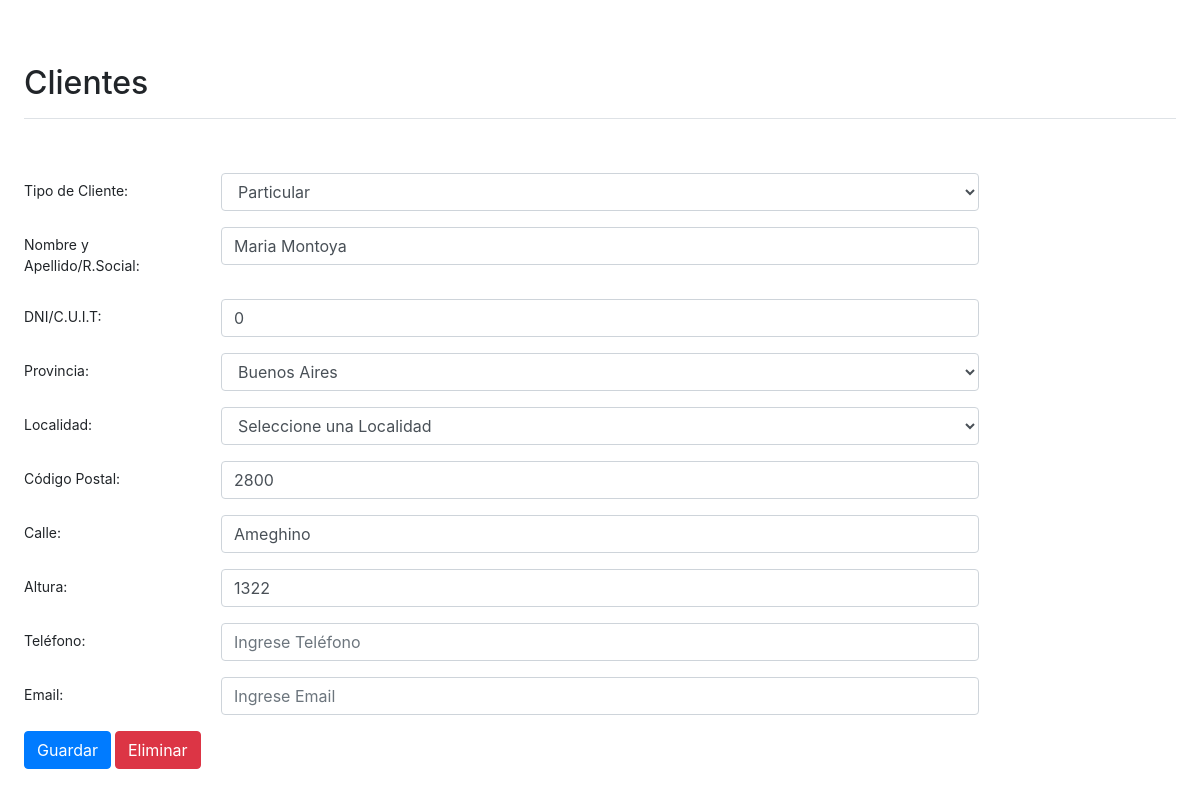
Screenshot of /vista/formulario_clientes.php?id=19 (signed in) with the database file from the repository.
### tables this page shows
CREATE TABLE `clientes` (
  `id` int(11) NOT NULL,
  `nombre` varchar(200) NOT NULL DEFAULT '',
  `dni` int(10) UNSIGNED DEFAULT NULL,
  `calle` varchar(30) NOT NULL DEFAULT '',
  `altura` int(4) NOT NULL,
  `localidad` int(10) UNSIGNED NOT NULL DEFAULT '0',
  `telefono` varchar(30) NOT NULL DEFAULT '',
  `email` varchar(200) NOT NULL DEFAULT '',
  `provincia` int(10) UNSIGNED NOT NULL DEFAULT '0',
  `codpostal` int(11) NOT NULL DEFAULT '0',
  `tcliente` varchar(45) NOT NULL DEFAULT ''
);

CREATE TABLE `provincia` (
  `id` int(10) UNSIGNED NOT NULL,
  `nombre` varchar(45) NOT NULL DEFAULT ''
);

### vista/formulario_clientes.php (the view, shortened to what this page needs)
<?php
	$conexion = connectDB();
	$cliente = new stdclass();
	$cliente->nombre = '';
	$cliente->dni = '';
	$cliente->calle = '';
	$cliente->altura = '';
	$cliente->provincia = '';
	$cliente->codpostal = '';
	$cliente->localidad = '';
	$cliente->telefono = '';
	$cliente->email = '';
	$cliente->tcliente ='';
	if(isset($_GET['id'])){
		$id = $_GET['id'];
		$sql = "SELECT id, nombre, dni, calle, altura, localidad, telefono, email, provincia, codpostal, tcliente
				FROM clientes
				WHERE id = '$id';";
		$rescliente = mysqli_query($conexion, $sql);
		$cliente = mysqli_fetch_object($rescliente);
	}
?>
<!DOCTYPE html>
<html lang="en">
	<head>
		<link href="../lib/dist/css/bootstrap.min.css" rel="stylesheet">
		<link href="css/estilo.css" rel="stylesheet">
	</head>
	<body>
		<main role="main" class="col-md-9 ml-sm-auto col-lg-12 px-4">
			<div class="d-flex justify-content-between flex-wrap flex-md-nowrap align-items-center pt-3 pb-2 mb-3 border-bottom">
				<h1 class="h2">Clientes</h1>
			</div>
			<form action="../guardar_cliente.php" method="post">
				<div class="form-group row">
					<div class="col-sm-8">
					</div>
				</div>
				<div class="form-group row">
					<label for="tcliente" class="col-sm-2 col-form-label">Tipo de Cliente:</label>
					<div class="col-sm-8">
						<select class="form-control" name="tcliente" id="tcliente" value="<?php echo $cliente->tcliente?>">
							<option value="Particular" <?php if($cliente->tcliente == 'Particular') echo 'selected'?>> Particular </option>
						</select>
					</div>
				</div>
				<div class="form-group row">
					<label for="nombre" class="col-sm-2 col-form-label">Nombre y Apellido/R.Social:</label>
					<div class="col-sm-8">
						<input type="text" class="form-control" name="nombre" id="nombre" value="<?php echo $cliente->nombre?>" placeholder="Ingrese Nombre y Apellido/C.U.I.T" required>
					</div>
				</div>
				<div class="form-group row">
					<label for="dni" class="col-sm-2 col-form-label">DNI/C.U.I.T:</label>
					<div class="col-sm-8">
						<input type="number" class="form-control" name="dni" id="dni" value="<?php echo $cliente->dni?>" placeholder="Ingrese DNI/C.U.I.T" required>
					</div>
				</div>
				<div class="form-group row">
					<label for="provincia" class="col-sm-2 col-form-label">Provincia:</label>
					<div class="col-sm-8">
						<select class="form-control" name="provincia" id="provincia" onchange="onchange_provincia()">
							<?php
								$sql = "SELECT id, nombre FROM provincia;";
								$resprov = mysqli_query($conexion, $sql);
							?>
							<?php while($provincia = mysqli_fetch_object($resprov)) { ?>
							<option value="<?php echo $provincia->id?>" <?php if($cliente->provincia == $provincia->id) echo 'selected'?>>
								<?php echo utf8_encode($provincia->nombre)?>
							</option>
							<?php } ?>
						</select>
					</div>
				</div>
				<div class="form-group row">
					<label for="localidad" class="col-sm-2 col-form-label">Localidad:</label>
					<div class="col-sm-8">
						<select class="form-control" name="localidad" id="localidad" onchange="onchange_localidad()">
							<option value="<?php echo $cliente->localidad?>" data-cp="0">
							Seleccione una Localidad
							</option>
						</select>
					</div>
				</div>
				<div class="form-group row">
					<label for="codpostal" class="col-sm-2 col-form-label">Código Postal:</label>
					<div class="col-sm-8">
						<input type="text" class="form-control" name="codpostal" id="codpostal"
						onkeyup="onkeyup_codigopostal()" value="<?php echo $cliente->codpostal?>" placeholder="Ingrese Código Postal" required>
					</div>
				</div>
				<div class="form-group row">
					<label for="direccion" class="col-sm-2 col-form-label">Calle:</label>
					<div class="col-sm-8">
						<input type="text" class="form-control" name="calle" id="calle"
						value="<?php echo $cliente->calle?>" placeholder="Ingrese Calle" required>
					</div>
				</div>
				<div class="form-group row">
					<label for="altura" class="col-sm-2 col-form-label">Altura:</label>
					<div class="col-sm-8">
						<input type="number" class="form-control" name="altura" id="altura"
						value="<?php echo $cliente->altura?>" placeholder="Ingrese Altura" required>
					</div>
				</div>
				<div class="form-group row">
					<label for="telefono" class="col-sm-2 col-form-label">Teléfono:</label>
					<div class="col-sm-8">
						<input type="number" class="form-control" name="telefono" id="telefono" value="<?php echo $cliente->telefono?>" placeholder="Ingrese Teléfono">
					</div>
				</div>
				<div class="form-group row">
					<label for="email" class="col-sm-2 col-form-label">Email:</label>
					<div class="col-sm-8">
						<input type="email" class="form-control" name="email" id="email" value="<?php echo $cliente->email?>" placeholder="Ingrese Email" required>
					</div>
				</div>
				<button type="submit" name="guardar" class="btn btn-primary">Guardar</button>
				<button type="submit" name="eliminar" class="btn btn-danger" value="eliminar">Eliminar</button>
          </form>
		</main>
	</body>
</html>

### vista/css/estilo.css (style rules this page uses)
body { font-size: .875rem; background: url(malefica.jpg) no-repeat fixed right top; }
[role="main"] { padding-top: 48px; }

### rows the page displays
clientes: tcliente "Particular", nombre "Maria Montoya", dni "0", provincia "Buenos Aires", codpostal "2800", calle "Ameghino", altura "1322"
